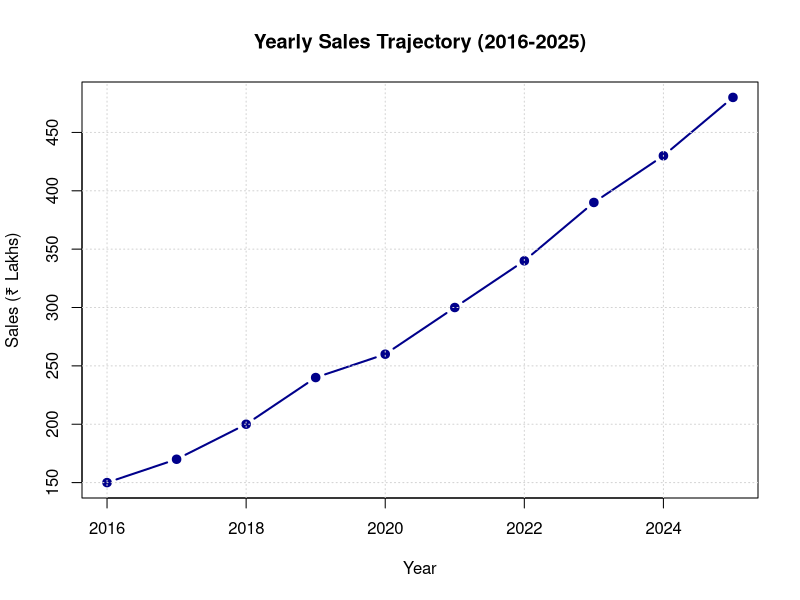

The R source for this figure: (Note: this script raises an error after producing the figure.)
# Dataset setup
biz_df <- data.frame(
  Year = 2016:2025,
  Sales = c(150, 170, 200, 240, 260, 300, 340, 390, 430, 480),
  Profit = c(20, 25, 32, 40, 42, 55, 65, 72, 82, 95),
  Customers = c(1200, 1500, 1800, 2200, 2400, 2800, 3300, 3800, 4200, 4700),
  Branches = c(5, 6, 7, 8, 8, 10, 11, 12, 13, 15)
)

# Q1: Yearly Sales Line Chart
plot(biz_df$Year, biz_df$Sales, type = "b", pch = 19, col = "darkblue", lwd = 2,
     xlab = "Year", ylab = "Sales (₹ Lakhs)", main = "Yearly Sales Trajectory (2016-2025)")
grid()
# Q2: Business Performance Bubble Plot
ggplot(biz_df, aes(x = Sales, y = Profit, size = Customers)) +
  geom_point(alpha = 0.6, color = "darkgreen") +
  geom_text(aes(label = Year), vjust = -1.2, size = 3) +
  scale_size_continuous(range = c(3, 10)) +
  theme_minimal() +
  labs(title = "Sales vs Profit & Customer Scale",
       x = "Sales (₹ Lakhs)", y = "Profit (₹ Lakhs)", size = "Customers")
# Q3: Correlation Matrix
biz_cor <- cor(biz_df[, c("Sales", "Profit", "Customers", "Branches")])
print(round(biz_cor, 4))

# Correlation Matrix Output:
#           Sales  Profit Customers Branches
# Sales    1.0000  0.9976    0.9984   0.9958
# Profit   0.9976  1.0000    0.9961   0.9950
# Customers 0.9984 0.9961    1.0000   0.9939
# Branches 0.9958  0.9950    0.9939   1.0000
# Q4: Business Scatter Plot Matrix
pairs(biz_df[, c("Sales", "Profit", "Customers", "Branches")],
      main = "Business Growth Scatter Plot Matrix",
      col = "darkblue", pch = 19)
